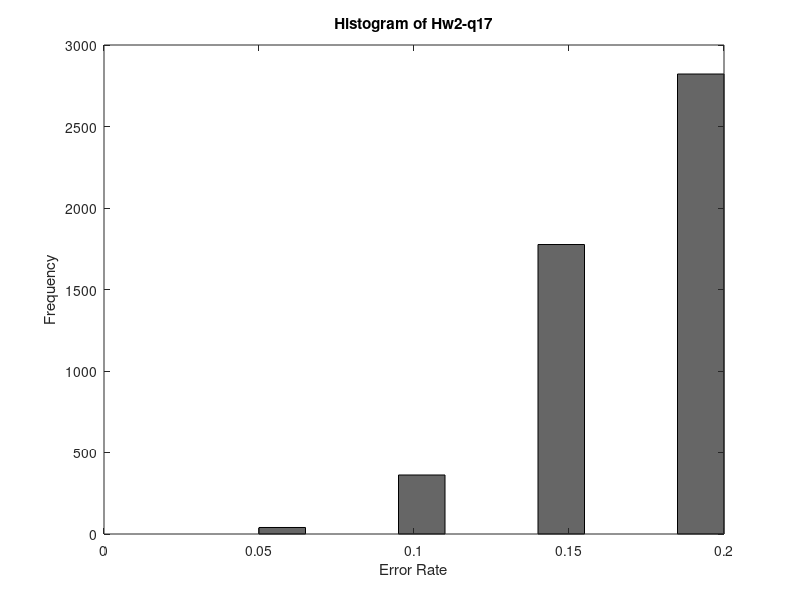

Write MATLAB code to recreate this figure.
function [avg_ein] = hw2_q17()
    clc
    clear

    minval = -1;
    maxval = 1;
    N = 20; %datasize
    noise_prob = 0.2;
    T=5000;
    
    vec_ein = zeros(1, T);
    
    for t=1:T
        in = (maxval-minval).*rand(N,1) + minval; %input
        out = sign(in); %y

        %add noise
        err_id = randperm(N,N*noise_prob);
        out(err_id) = out(err_id)*-1;

        ein_min=1;
        for i = 1:N
            theta = in(i);

            %s=1
            s=1;
            ein = cal_error(in, out, theta, s);
            if ein<ein_min
                ein_min=ein;
            end

            %s=-1
            s=-1;
            ein = cal_error(in, out, theta, s);
            if ein<ein_min
                ein_min=ein;
            end
        end
        vec_ein(t) = ein_min;
    end %end of loop T
    avg_ein = sum(vec_ein)/T;
    
    %histogram
    hist(vec_ein);
    h = findobj(gca,'Type','patch');
    grey=[0.4,0.4,0.4];
    set(h,'FaceColor',grey)
    
    title('Histogram of Hw2-q17');
    xlabel('Error Rate');
    ylabel('Frequency');
end


function ein = cal_error(in, out, theta, s)
    [N, ~]= size(in);
    myout = s*sign(in-theta);
    myout(myout==0) = s; % % take sign(0) = s
    diff = myout.*out; %if(same)->1, else->-1
    ein = sum(diff == -1)./N; % (cnt #-1)/N
end


